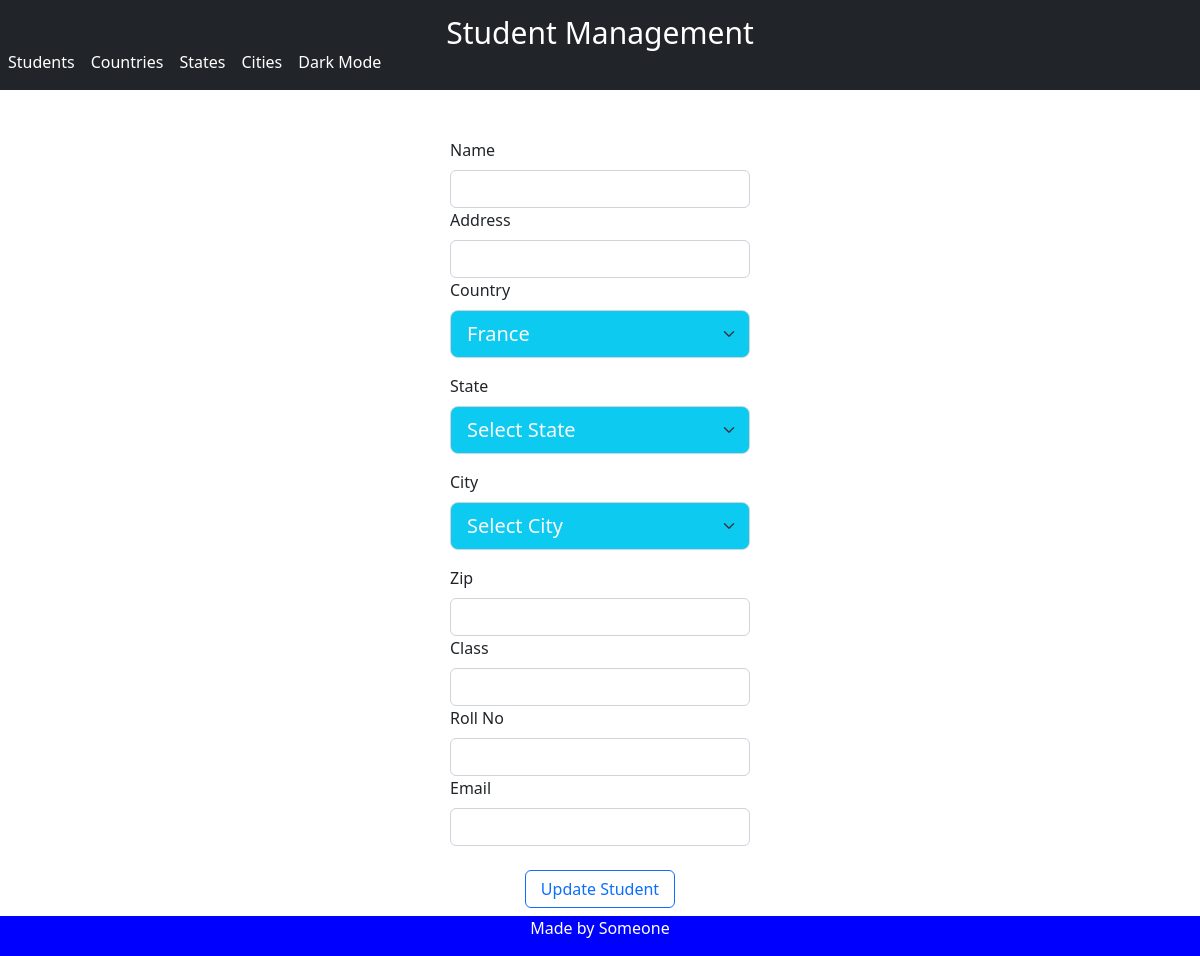
Before: /redirect_to_update_record/5 with the older database file.
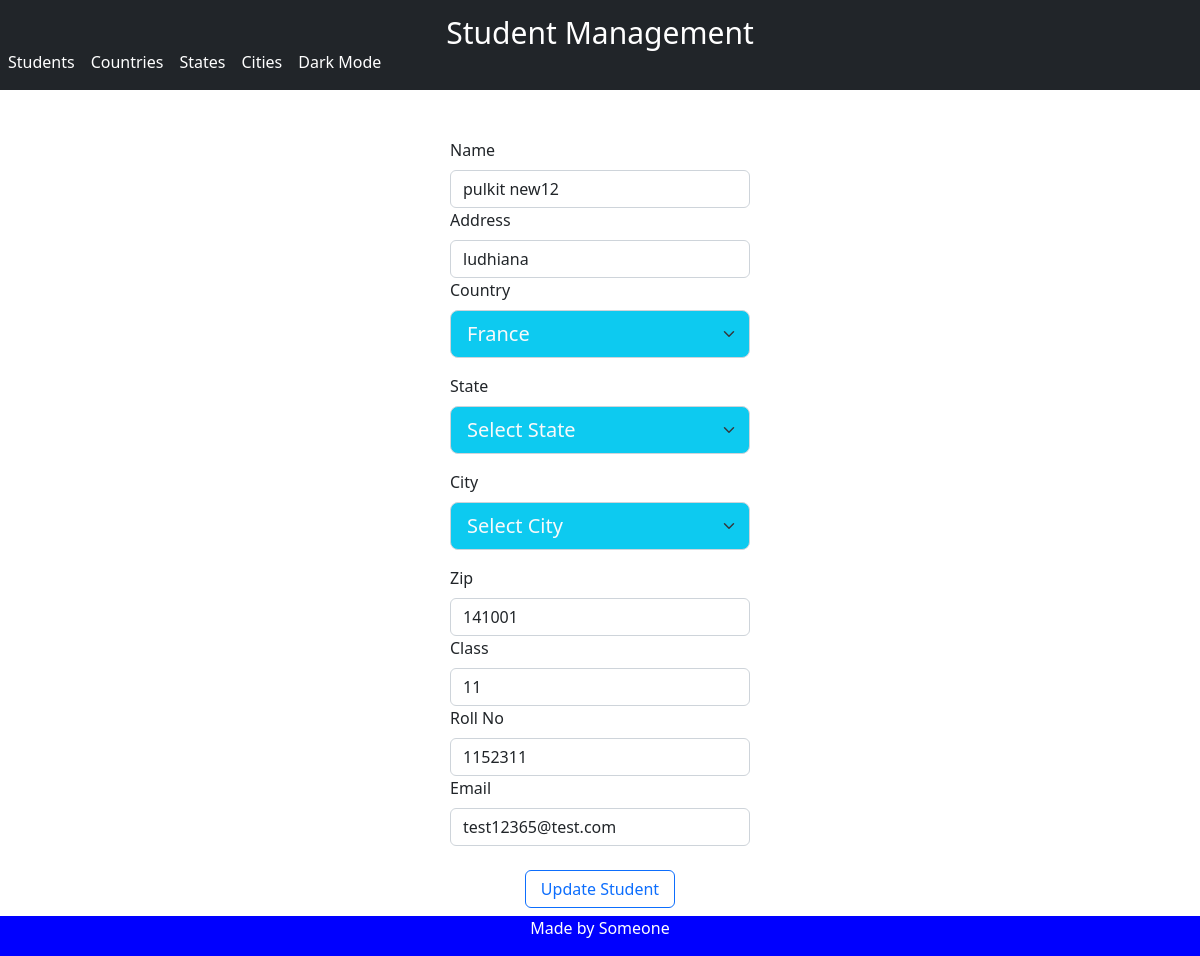
After: the same page with the newer database file.
### models.py (models this page shows, shortened)
class Student(db.Model):
    __tablename__ = "student"
    id = db.Column(db.Integer, primary_key=True)
    name = db.Column(db.String(100))
    addr = db.Column(db.String(100))
    city_id = db.Column(db.Integer, db.ForeignKey('city.id'))
    city = db.relationship('City')
    state_id = db.Column(db.Integer, db.ForeignKey('state.id'))
    state = db.relationship('State')
    country_id = db.Column(db.Integer, db.ForeignKey('country.id'))
    country = db.relationship('Country')
    pin = db.Column(db.String(100))
    standard = db.Column(db.String(100))
    roll_no = db.Column(db.String(100))
    email = db.Column(db.String(100))

### app.py (the view, shortened to what this page needs)
@app.route('/redirect_to_update_record/<int:student_id>', methods=['GET', 'POST'])
def redirect_to_update_record(student_id):
    form = Form()
    user_to_update = Student.query.filter_by(id=student_id).first()
    form.country.choices = [(country.id, country.name) for country in Country.query.all()]
    return render_template('update_student.html', user_to_update=user_to_update, form=form)

### forms.py
class Form(FlaskForm):
    country = SelectField('country', choices=[('', 'Select Country')])
    state = SelectField('state', choices=[('', 'Select State')])
    city = SelectField('city', choices=[('', 'Select City')])

### templates/update_student.html (shortened to what this page needs)
{% extends 'skel.html' %}
{% block content %}
<br>
<br>
<div class="d-grid gap-2 col-3 mx-auto" style="margin-top: 5% height:400px">
    <form class="col g-3" action="{{ request.path}}" method="post">
        <div>
            <label class="form-label">Name</label>
            <input type="text" class="form-control" value="{{user_to_update.name}}" name="name" required>
        </div>
        <div>
            <label class="form-label">Address</label>
            <input type="text" class="form-control" value="{{user_to_update.addr}}" name="addr" required>
        </div>
        <div>
            <label class="form-label">Country</label>
            {{form.country(class="form-select form-select-lg mb-3 bg-info text-light")}}
        </div>
        <div>
            <label class="form-label">State</label>
            {{form.state(class="form-select form-select-lg mb-3 bg-info text-light")}}
        </div>
        <div>
            <label class="form-label">City</label>
            {{form.city(class="form-select form-select-lg mb-3 bg-info text-light")}}
        </div>
        <div>
            <label class="form-label">Zip</label>
            <input type="text" class="form-control" value="{{user_to_update.pin}}" name="pin" required>
        </div>
        <div>
            <label class="form-label">Class</label>
            <input type="text" class="form-control" value="{{user_to_update.standard}}" name="standard" required>
        </div>
        <div>
            <label class="form-label">Roll No</label>
            <input type="text" class="form-control" name="roll_no" value="{{user_to_update.roll_no}}" required>
        </div>
        <div>
            <label class="form-label">Email</label>
            <input type="email" class="form-control" name="email" value="{{user_to_update.email}}" required>
        </div>
        <br>
        <div class="d-grid gap-2 col-6 mx-auto">
            <button type="submit" class="btn btn-outline-primary">Update Student</button>
        </div>
    </form>
</div>
<br>
<br>
{% include 'footer.html' %}
{% endblock %}

Changed rows visible on the page:
added Student: name "pulkit new12", addr "ludhiana", pin "141001", standard "11", roll_no "1152311", email "test12365@test.com"
